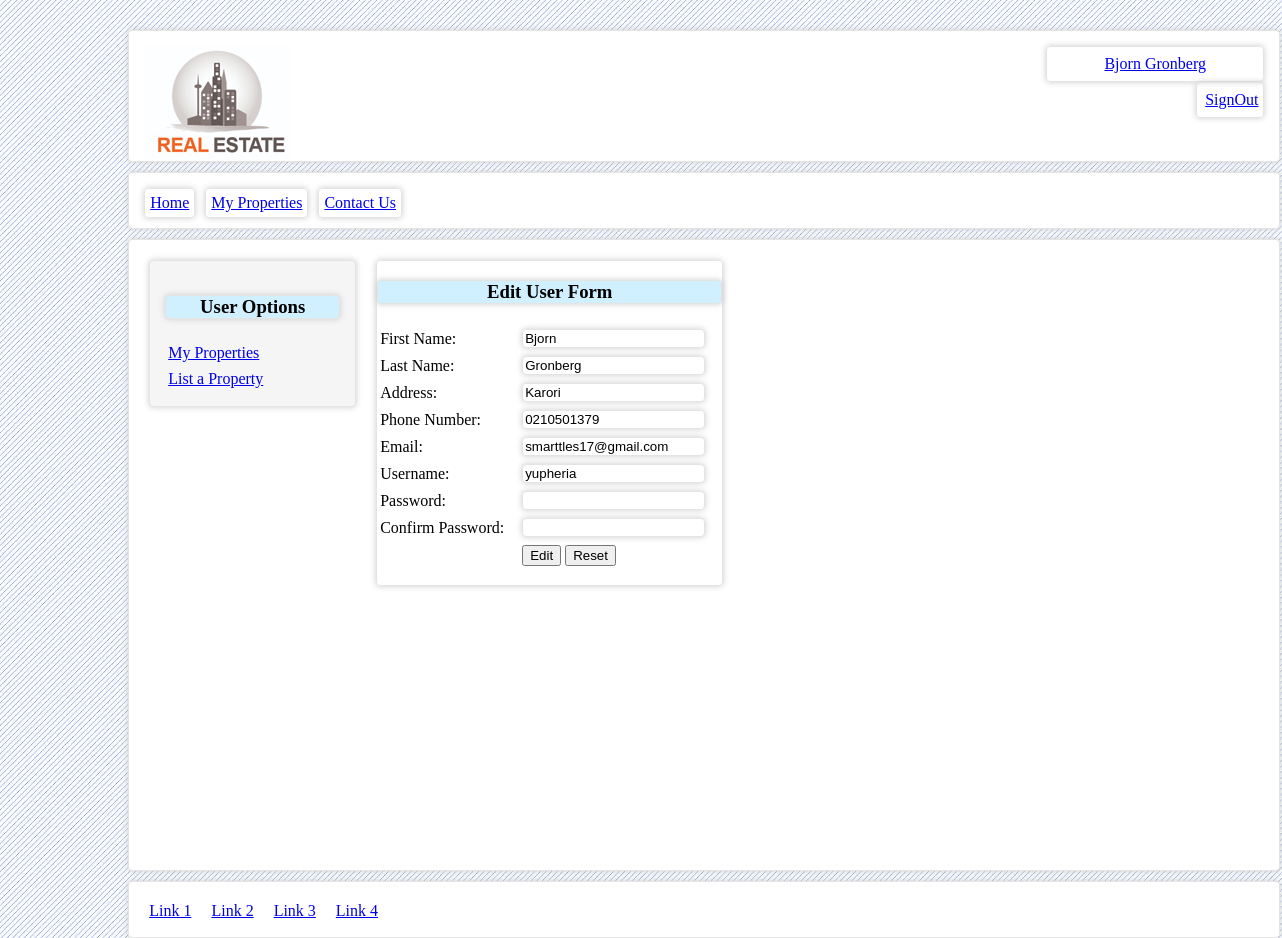
The app's page /editUser_form.php (signed in) with its own data.
### tables this page shows
CREATE TABLE IF NOT EXISTS `rea_users` (
  `id` int(11) NOT NULL AUTO_INCREMENT,
  `username` varchar(20) DEFAULT NULL,
  `password` varchar(20) DEFAULT NULL,
  `first_name` varchar(30) DEFAULT NULL,
  `last_name` varchar(30) DEFAULT NULL,
  `email` varchar(35) DEFAULT NULL,
  `address` varchar(50) DEFAULT NULL,
  `phone` varchar(15) DEFAULT NULL,
  `date_registered` datetime NOT NULL DEFAULT CURRENT_TIMESTAMP,
  PRIMARY KEY (`id`)
);

### editUser_form.php (the view, shortened to what this page needs)
<html>
<head>
<link rel="stylesheet" type="text/css" href="myCSS.css">
</head>
<body>
<?php
	include ("header_form.php");
	include("nav_bar.php");
?>
<div id="content" class="shadowbox">
	<ul>
    	<li>
		<?php if(isset($_SESSION['user_id'])) {
			include("user_nav_form.php");
				}
		?>
        </li>
        <li>
        <?php
			include('db_config.php');
			$sql = "select * from rea_users where id = {$_SESSION['user_id']}";
			$query = mysqli_query($myconnection,$sql);
		?>
        <div class="shadowbox">
        <?php while($row = $query->fetch_assoc()):?>
       	<form method="post" action="myEditUser.php" onSubmit="return verifyRegister()">
	<h3 class="shadowbox" style="text-align:center; background-color:#D1F0FF;">Edit User Form</h3>
	<table>
		<tr>
			<td>First Name:</td> <td> <input type="text" name="first_name" id="first_name" class="shadowbox" value="<?php echo $row['first_name'];?>"/></td>
		</tr>
		<tr>
			<td>Last Name:</td> <td> <input type="text" name="last_name" id="last_name"class="shadowbox" value="<?php echo $row['last_name'];?>"/></td>
		</tr>
		<tr>
			<td>Address:</td> <td> <input type="text" name="address" id="address" class="shadowbox" value="<?php echo $row['address'];?>"/></td>
		</tr>
		<tr>
			<td>Phone Number:</td> <td> <input type="text" name="phone" id="phone" class="shadowbox" value="<?php echo $row['phone'];?>"/></td>
		</tr>
		<tr>
			<td>Email:</td> <td> <input type="text" name="email" id="email" class="shadowbox" value="<?php echo $row['email'];?>"/></td>
		</tr>
		<tr>
			<td>Username:</td> <td> <input type="text" name="username" id="username" class="shadowbox" value="<?php echo $row['username'];?>"/></td>
		</tr>
		<tr>
			<td>Password:</td> <td> <input type="password" name="password" id="password" class="shadowbox" /></td>
		</tr>
        <tr>
			<td>Confirm Password:</td> <td> <input type="password" name="confirm_password" id="confirm_password" class="shadowbox" /></td>
		</tr>
		<tr>
			<td></td><td><input type="Submit" value="Edit" /> <input type="reset" value="Reset"/></td>
		</tr>
	</table>
	</form>
    <?php endwhile;?>
    </div>
    </li>
    </ul>
</div>
<?php
	include ("footer_form.php");
?>
</body>
</html>

### myCSS.css (style rules this page uses)
html, body { height:100%; background-image:url(stripe.jpg); background-repeat:repeat; }
html { display:table; width:100%; }
body { display:table-cell; text-align:center; background-color: #E6E6E6; }
#content { padding: 15px; width: 1120px; height: 600px; margin-left: 10%; margin-top: 77px; background-color: #FFF; }
.shadowbox { border: 1px #e4e4e4 solid; border-radius: 4px; box-shadow: 0 0 6px #ccc; }
td { padding-top: 5px; padding-right: 15px; }
ul { padding:0px; margin-top:0px; }
li { display: inline; float: left; padding: 5px; margin-right: 10px; }
#content { text-align: left; }

### records on screen
rea_users: first_name "Bjorn", last_name "Gronberg", address "Karori", phone "0210501379", email "smarttles17@gmail.com", username "yupheria"

### other values on screen
$_SESSION['first_name'] "Bjorn"
$_SESSION['last_name'] "Gronberg"
